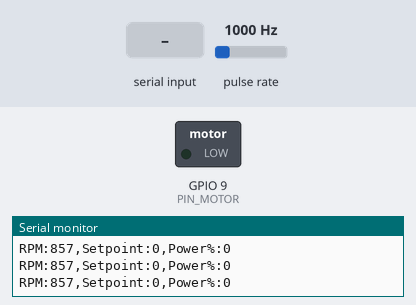
Recording of a sketch running on a simulated ESP32. Parts: switched loads named in the sketch (green lamp = pin HIGH), the last lines printed to the serial monitor. Wiring (inferred from the names in the program): pulse sensor: data GPIO 3. The inputs (shaded band) are chosen by the test bench; at power-on: pulse rate 1000 Hz.

Above: at 2.7 s.
2.8 s: "p 80\n" received over Serial
At 2.96 s:
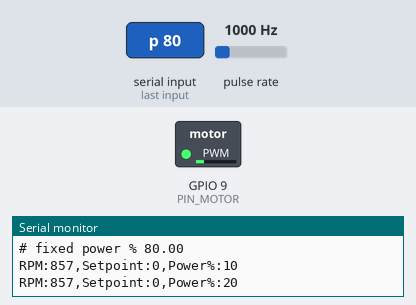
At 4.3 s:
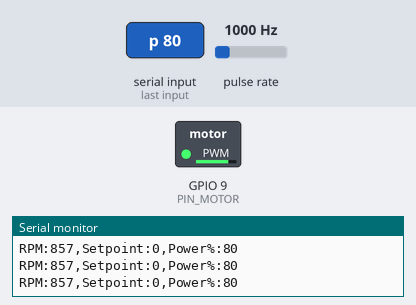
5.8 s: pulse rate (sensor on GPIO 3) set to 6 Hz
8.8 s: pulse rate (sensor on GPIO 3) set to 3 Hz
At 11.8 s:
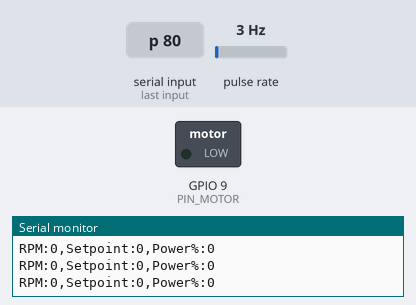
Timing chart, 0 to 13.3 s (numbered marks = the images above; inputs shaded):
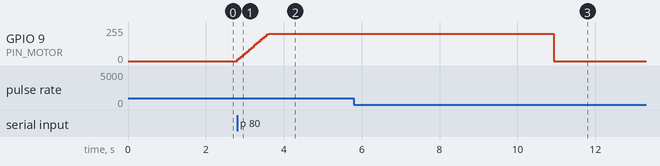

Measured:
- the behaviour switches between 5 and 4 Hz on pulse rate (sensor on GPIO 3) (found by bisection; images 2 and 3)
- after the input at 2.8 s, GPIO 9 (PIN_MOTOR): moves from 0/255 to 204/255 over 0.80 s, starting at once
- after the input at 8.8 s, GPIO 9 (PIN_MOTOR): 204/255 → 0/255 after 2.1 s

The sketch:

stirring_simple.ino
```cpp
/*
  WIRING
    D2  <- Hall sensor signal
    D10 -> motor MOSFET gate (100R in series, 10k gate to GND)
    Nano VBUS (5 V) -> motor + and sensor +

  HOW IT WORKS
    Speed: the Hall sensor gives 70 pulses per turn of the output shaft.
      The sketch counts pulses and times them:
      RPM = pulses / 70 / (time in minutes).
    Control (every 50 ms): PI control, as in the motor lecture.
      power = KP*error + (integral of KI*error)
      The setpoint is approached gradually (RAMP_RPM_PER_S) so the gears
      never get a sudden jolt.
    Safety:
      - Motor stops if it's getting lots of power but the shaft isn't turning
        for 2 s (jammed, or Hall sensor disconnected).
      - Warns if the setpoint is faster than this motor can go at 5 V
        (an N20 at 5 V tops out around 1000-1250 RPM).

  SERIAL MONITOR (115200 baud, "Newline")
    s 1000   hold 1000 RPM (allowed 500-1500)
    x        stop   (s 0 does the same)
    p 50     fixed 50% power, no control (testing / finding the top speed)
  It prints "RPM:...,Setpoint:...,Power%:..." 10 times a second (Serial
  Plotter works too).

  GAINS
    KP and KI are calculated from the motor constants KV and T_MOTOR, using
    the PI Motor lecture's design equations. You don't type gains in: you
    measure the motor, and the sketch works out the gains.

  MEASURING KV (once, with the stirrer in the liquid)
    1. Send "p 80" (80% power = 4 V) and wait ~5 s for the speed to settle.
    2. KV = final RPM / 4.0          e.g. 1000 RPM -> KV = 250
    3. Type it below and upload again. The new KP and KI are printed at
       start-up.
  T_MOTOR: leave it at 0.15 s, the lecture's value for this same N20 motor.
    It can't be timed with "p" (that ramps up over ~0.8 s to protect the
    gears, far slower than the motor). If a speed step later overshoots by
    more than ~10 RPM, your motor is slower than the lecture's: set 0.3.

  TUNING
    Too jumpy: lower WN_RATIO (0.5 = smooth, the lecture's "large motor"
    design). Too sluggish: raise it towards 1.
*/

// ---------- Pins ----------
const int PIN_HALL  = D2;
const int PIN_MOTOR = D10;

// ---------- Sensor ----------
const int PULSES_PER_REV = 70;            // Hall pulses per output-shaft turn

// ---------- Motor constants (MEASURE these, see MEASURING below) ----------
const float KV      = 250;                // speed constant, RPM per volt (lecture demo motor)
const float T_MOTOR = 0.15;               // time constant, seconds       (lecture demo motor)

// ---------- Design choices (PI Motor lecture, slides 15-16) ----------
const float ZETA     = 1.0;               // damping: 1 = no overshoot
const float WN_RATIO = 1.0;               // speed of response, wn / wo: 0.5 smooth ... 1 fast

// ---------- PI gains, worked out from the lecture's equation (5) ----------
//   Kp = (2*zeta*wn/wo - 1) / Kv      Ki = wn^2 / (Kv * wo)      with wo = 1/T
// Those are in volts; x VOLTS_TO_PWM turns them into PWM counts (1023 per 5 V).
const float VOLTS_TO_PWM = 1023 / 5.0;
const float WO = 1.0 / T_MOTOR;
const float WN = WN_RATIO * WO;
const float KP = (2 * ZETA * WN / WO - 1) / KV * VOLTS_TO_PWM;   // PWM counts per RPM
const float KI = WN * WN / (KV * WO) * VOLTS_TO_PWM;             // PWM counts per (RPM x s)

const float RAMP_RPM_PER_S = 500;         // how fast the target speed changes
const int   PWM_MAX = 1023;               // 10-bit PWM: 1023 = full 5 V
const float DT = 0.05;                    // control every 50 ms

// ---------- State ----------
volatile unsigned long pulseCount = 0;     // changed by the interrupt
volatile unsigned long lastPulseMicros = 0;
portMUX_TYPE pulseLock = portMUX_INITIALIZER_UNLOCKED;

float setpoint = 0;         // RPM asked for (0 = stopped)
float target = 0;           // ramps towards the setpoint
float integral = 0;         // PWM counts, built up by the I part
int   fixedPwm = 0;         // used by the "p" test command
int   pwm = 0;              // what the motor is getting now
float rpm = 0;
int   stallTime = 0;        // control steps with high power but no rotation
int   maxedTime = 0;        // control steps at full power below the setpoint
unsigned long lastControlTime = 0;
int   printCounter = 0;

// Runs on every Hall pulse. Kept tiny: count it and note the time.
void IRAM_ATTR onPulse() {
  unsigned long now = micros();
  if (now - lastPulseMicros < 300) return;   // faster than ~2800 RPM = electrical noise
  portENTER_CRITICAL_ISR(&pulseLock);
  pulseCount = pulseCount + 1;
  lastPulseMicros = now;
  portEXIT_CRITICAL_ISR(&pulseLock);
}

// Speed from the pulses since last time: (pulses / 70) turns in (time) microseconds.
float measureRPM() {
  static unsigned long prevCount = 0, prevMicros = 0;
  portENTER_CRITICAL(&pulseLock);            // read both values together
  unsigned long count = pulseCount, t = lastPulseMicros;
  portEXIT_CRITICAL(&pulseLock);

  if (micros() - t > 200000) {               // no pulse for 0.2 s: stopped
    prevCount = count; prevMicros = t;
    return 0;
  }
  if (count == prevCount) return rpm;        // no new pulse yet: keep last value
  if (t - prevMicros > 200000) {             // just started again: start timing afresh
    prevCount = count; prevMicros = t;
    return rpm;
  }
  float turns = (count - prevCount) / (float)PULSES_PER_REV;
  float minutes = (t - prevMicros) / 60.0e6;
  prevCount = count; prevMicros = t;
  return turns / minutes;
}

void motorStop(const char* reason) {
  setpoint = 0;
  target = 0;
  integral = 0;
  fixedPwm = 0;
  pwm = 0;
  ledcWrite(PIN_MOTOR, 0);
  Serial.print("# MOTOR STOPPED: ");
  Serial.println(reason);
}

void handleSerial() {
  if (!Serial.available()) return;
  String line = Serial.readStringUntil('\n');
  line.trim();
  line.toLowerCase();
  float value = line.substring(line.indexOf(' ') + 1).toFloat();

  if (line.startsWith("s ") && value >= 500 && value <= 1500) {
    if (setpoint == 0) target = rpm;        // ramp from the current speed
    setpoint = value;
    fixedPwm = 0;
    maxedTime = 0;
    Serial.print("# setpoint ");
    Serial.println(setpoint);
  } else if (line == "x" || line == "s 0") {
    motorStop("by command");
  } else if (line.startsWith("p ") && value >= 0 && value <= 100) {
    setpoint = 0;
    integral = 0;
    fixedPwm = (int)(value / 100.0 * PWM_MAX);
    Serial.print("# fixed power % ");
    Serial.println(value);
  } else {
    Serial.println("# commands: s <500-1500> | x | p <0-100 %>");
  }
}

void setup() {
  // Motor off first.
  pinMode(PIN_MOTOR, OUTPUT);
  digitalWrite(PIN_MOTOR, LOW);
  ledcAttach(PIN_MOTOR, 20000, 10);    // 20 kHz PWM (above hearing), duty 0-1023
  ledcWrite(PIN_MOTOR, 0);

  pinMode(PIN_HALL, INPUT_PULLUP);     // pull-up goes to 3.3 V
  attachInterrupt(digitalPinToInterrupt(PIN_HALL), onPulse, RISING);

  Serial.begin(115200);
  delay(1500);                         // let the USB serial connect
  Serial.setTimeout(100);
  Serial.println("# Stirring controller (simple). Motor OFF. Send s 1000 to start.");
  Serial.print("# gains from KV and T_MOTOR: KP = ");
  Serial.print(KP, 3);
  Serial.print("  KI = ");
  Serial.println(KI, 3);
}

void loop() {
  handleSerial();

  if (millis() - lastControlTime < 50) return;      // run every 50 ms
  lastControlTime = millis();

  rpm = measureRPM();

  if (setpoint > 0) {
    // Move the target towards the setpoint gradually (protects the gears).
    float step = RAMP_RPM_PER_S * DT;
    if (target < setpoint) target = min(target + step, setpoint);
    else                   target = max(target - step, setpoint);

    // PI control.
    float error = target - rpm;
    integral = constrain(integral + KI * error * DT, 0.0f, (float)PWM_MAX);
    pwm = constrain((int)(KP * error + integral), 0, PWM_MAX);
  } else {
    // Test mode: move gradually towards the fixed power (protects the gears).
    if (pwm < fixedPwm) pwm = min(pwm + 50, fixedPwm);
    else                pwm = max(pwm - 50, fixedPwm);
  }
  ledcWrite(PIN_MOTOR, pwm);

  // ---- Safety: lots of power but not turning for 2 s ----
  if (pwm > PWM_MAX / 2 && rpm == 0) stallTime++; else stallTime = 0;
  if (stallTime >= 40) motorStop("shaft not turning (jammed, or Hall sensor disconnected?)");

  // ---- Warning: full power for 3 s and still too slow ----
  if (setpoint > 0 && pwm == PWM_MAX && rpm < setpoint - 20) maxedTime++; else maxedTime = 0;
  if (maxedTime == 60) {
    Serial.print("# WARNING: setpoint is faster than this motor can go. Top speed here is about ");
    Serial.print(rpm, 0);
    Serial.println(" RPM.");
  }

  // ---- Print 10 times a second ----
  if (++printCounter >= 2) {
    printCounter = 0;
    Serial.print("RPM:");          Serial.print(rpm, 0);
    Serial.print(",Setpoint:");    Serial.print(setpoint, 0);
    Serial.print(",Power%:");      Serial.println(pwm * 100.0 / PWM_MAX, 0);
  }
}
```
